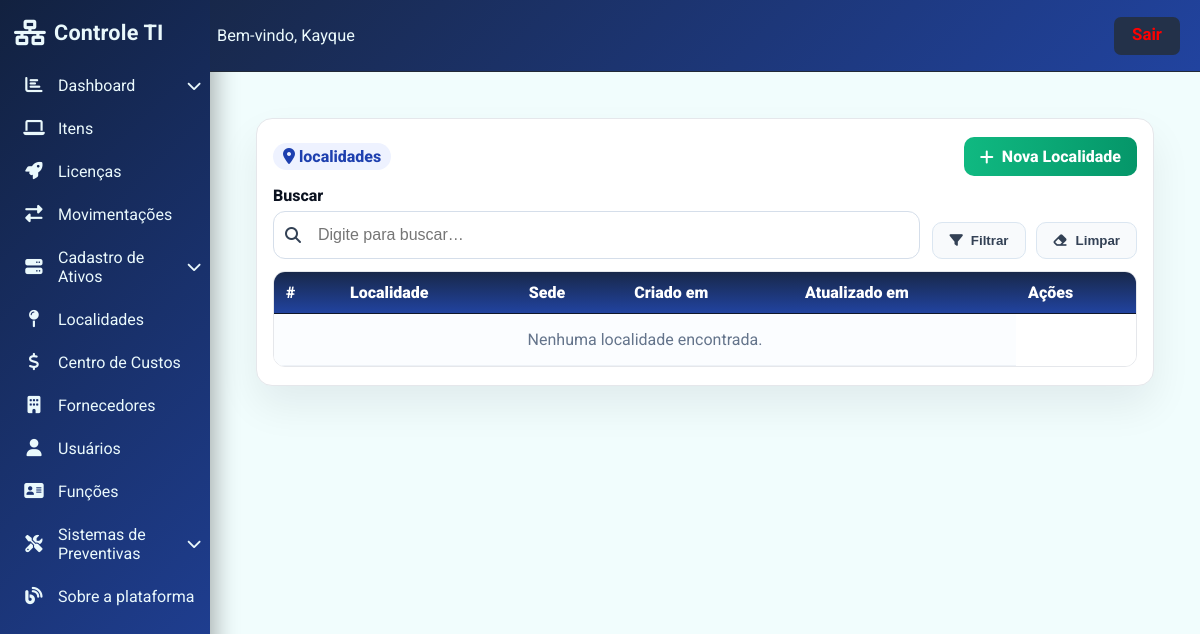
The page /localidades/ (signed in) on the database as committed earlier.
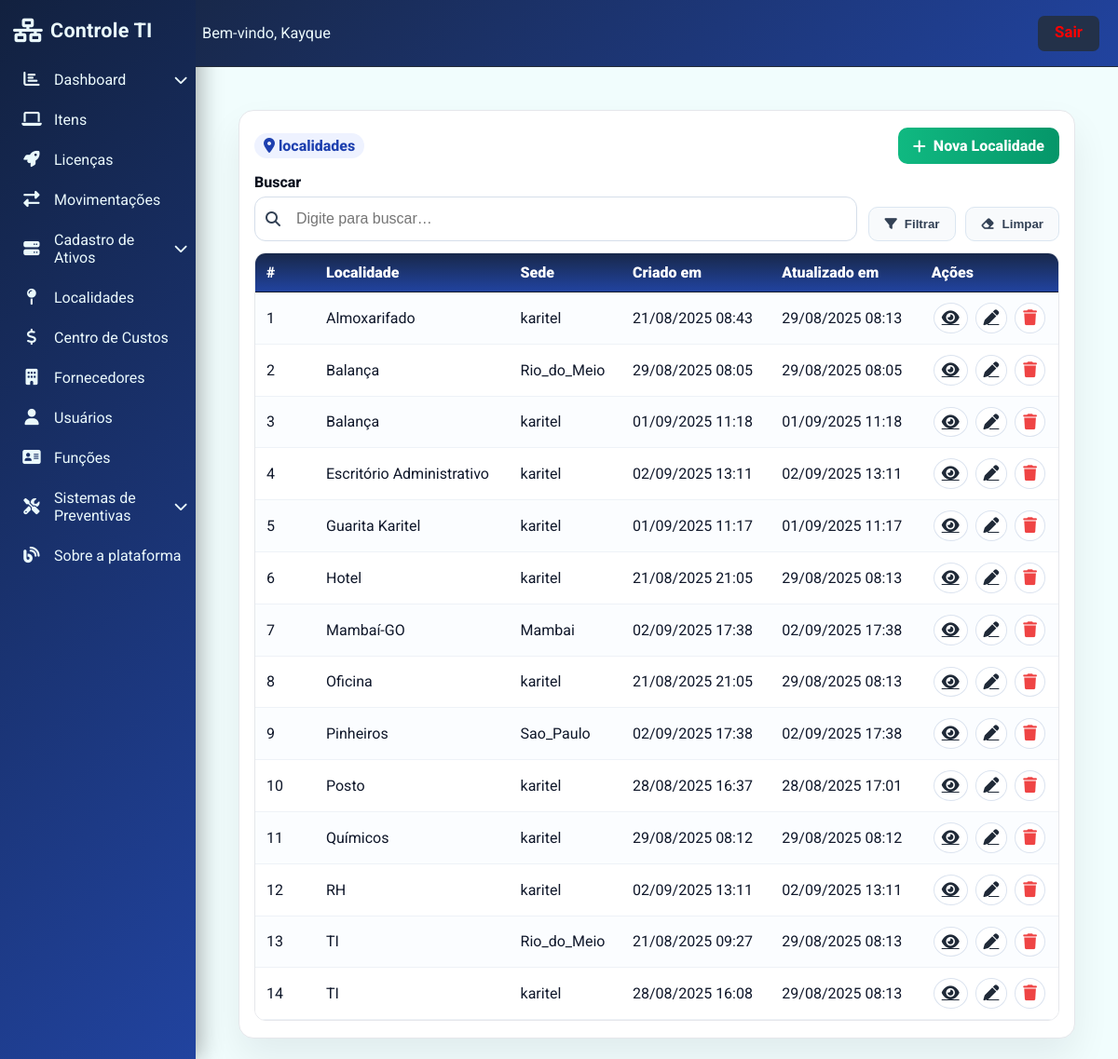
The same page on the database as committed later.
### ProjetoEstoque/models.py (models this page shows, shortened)
class AuditModel(models.Model):
    criado_por = models.ForeignKey(User, related_name="%(class)s_criador", on_delete=models.SET_NULL, null=True)
    atualizado_por = models.ForeignKey(User, related_name="%(class)s_atualizador", on_delete=models.SET_NULL, null=True)
    created_at = models.DateTimeField(auto_now_add=True)
    updated_at = models.DateTimeField(auto_now=True)
    class Meta:
        abstract = True

class Localidade(AuditModel):
    codigo = models.CharField(
        max_length=20,
        choices=LocalidadeChoices.choices,
        null=True, blank=True,
        help_text="Sede: "
    )
    local = models.CharField(max_length=100)

### ProjetoEstoque/views.py (the view)
# urls.py: path("localidades/", views.localidade_list, name="localidade_list"),
@login_required
def localidade_list(request):
    qs = Localidade.objects.all().order_by("local")
    q = request.GET.get("q", "").strip()
    if q:
        qs = qs.filter(Q(local__icontains=q) | Q(codigo__icontains=q))
    context = {
        "localidades": qs,
        "LocalidadeChoices": LocalidadeChoices,
        "q": q,
    }
    return render(request, "front/localidade_list.html", context)

### ProjetoEstoque/templates/front/localidade_list.html (shortened to what this page needs)
{% extends 'base.html' %}
{% block content %}
<link rel="stylesheet" href="https://cdnjs.cloudflare.com/ajax/libs/font-awesome/6.4.2/css/all.min.css"/>
<div class="page">
  <div class="panel">
    <div class="top-actions">
      <div class="metrics">
        <span class="badge"><i class="fa fa-location-dot"></i> {{ total }} localidades</span>
      </div>
      <div style="display:flex;gap:10px">
        <a class="btn btn-add" href="{% url 'localidade_create' %}"><i class="fa fa-plus"></i> Nova Localidade</a>
      </div>
    </div>
    <form class="filtros" method="get" id="fForm" autocomplete="off">
      <div class="group">
        <label style="color: #0b1220;">Buscar</label>
        <div class="filtro-icon-input">
          <span class="ico"><i class="fa fa-search"></i></span>
          <input type="text" name="q" class="ctrl" placeholder="Digite para buscar…" value="{{ q|default:'' }}">
        </div>
      </div>
      <div style="display:flex;gap:10px;justify-content:flex-end">
        <button class="btn btn-light" type="submit"><i class="fa fa-filter"></i> Filtrar</button>
        <button class="btn btn-light" type="button" id="btnClear"><i class="fa fa-eraser"></i> Limpar</button>
      </div>
    </form>
    <div class="table-wrap">
      <table>
        <thead>
          <tr>
            <th style="width:64px">#</th>
            <th>Localidade</th>
            <th>Sede</th>
            <th>Criado em</th>
            <th>Atualizado em</th>
            <th style="width:120px">Ações</th>
          </tr>
        </thead>
        <tbody>
          {% for obj in localidades %}
          <tr>
            <td>{{ forloop.counter }}</td>
            <td>{{ obj.local }}</td>
            <td>{{ obj.codigo }}</td>
            <td>{{ obj.created_at|date:"d/m/Y H:i" }}</td>
            <td>{{ obj.updated_at|date:"d/m/Y H:i" }}</td>
            <td class="td-acoes">
              <a class="icon-btn" title="Detalhar" href="{% url 'localidade_detail' obj.pk %}"><i class="fa fa-eye"></i></a>
              <a class="icon-btn" title="Editar" href="{% url 'localidade_update' obj.pk %}"><i class="fa fa-pen"></i></a>
              <button class="icon-btn delete" title="Excluir"
                      onclick="openDeleteModal('{{ obj.pk }}','{{ obj.local|escapejs }}')"><i class="fa fa-trash"></i></button>
            </td>
          </tr>
          {% empty %}
          <tr><td colspan="5" style="text-align:center;color:#64748b;padding:16px">Nenhuma localidade encontrada.</td></tr>
          {% endfor %}
        </tbody>
      </table>
    </div>
  </div>
</div>
{% endblock %}

Rows that differ between the two databases and show on the page:
added Localidade: local "Almoxarifado", codigo "karitel", created_at "21/08/2025 08:43", updated_at "29/08/2025 08:13"
added Localidade: local "Balança", codigo "Rio_do_Meio", created_at "29/08/2025 08:05", updated_at "29/08/2025 08:05"
added Localidade: local "Balança", codigo "karitel", created_at "01/09/2025 11:18", updated_at "01/09/2025 11:18"
added Localidade: local "Escritório Administrativo", codigo "karitel", created_at "02/09/2025 13:11", updated_at "02/09/2025 13:11"
added Localidade: local "Guarita Karitel", codigo "karitel", created_at "01/09/2025 11:17", updated_at "01/09/2025 11:17"
added Localidade: local "Hotel", codigo "karitel", created_at "21/08/2025 21:05", updated_at "29/08/2025 08:13"
added Localidade: local "Mambaí-GO", codigo "Mambai", created_at "02/09/2025 17:38", updated_at "02/09/2025 17:38"
added Localidade: local "Oficina", codigo "karitel", created_at "21/08/2025 21:05", updated_at "29/08/2025 08:13"
added Localidade: local "Pinheiros", codigo "Sao_Paulo", created_at "02/09/2025 17:38", updated_at "02/09/2025 17:38"
added Localidade: local "Posto", codigo "karitel", created_at "28/08/2025 16:37", updated_at "28/08/2025 17:01"
added Localidade: local "Químicos", codigo "karitel", created_at "29/08/2025 08:12", updated_at "29/08/2025 08:12"
added Localidade: local "RH", codigo "karitel", created_at "02/09/2025 13:11", updated_at "02/09/2025 13:11"
added Localidade: local "TI", codigo "Rio_do_Meio", created_at "21/08/2025 09:27", updated_at "29/08/2025 08:13"
added Localidade: local "TI", codigo "karitel", created_at "28/08/2025 16:08", updated_at "29/08/2025 08:13"
Other text that changed with them:
text no longer shown: "Nenhuma localidade encontrada."
